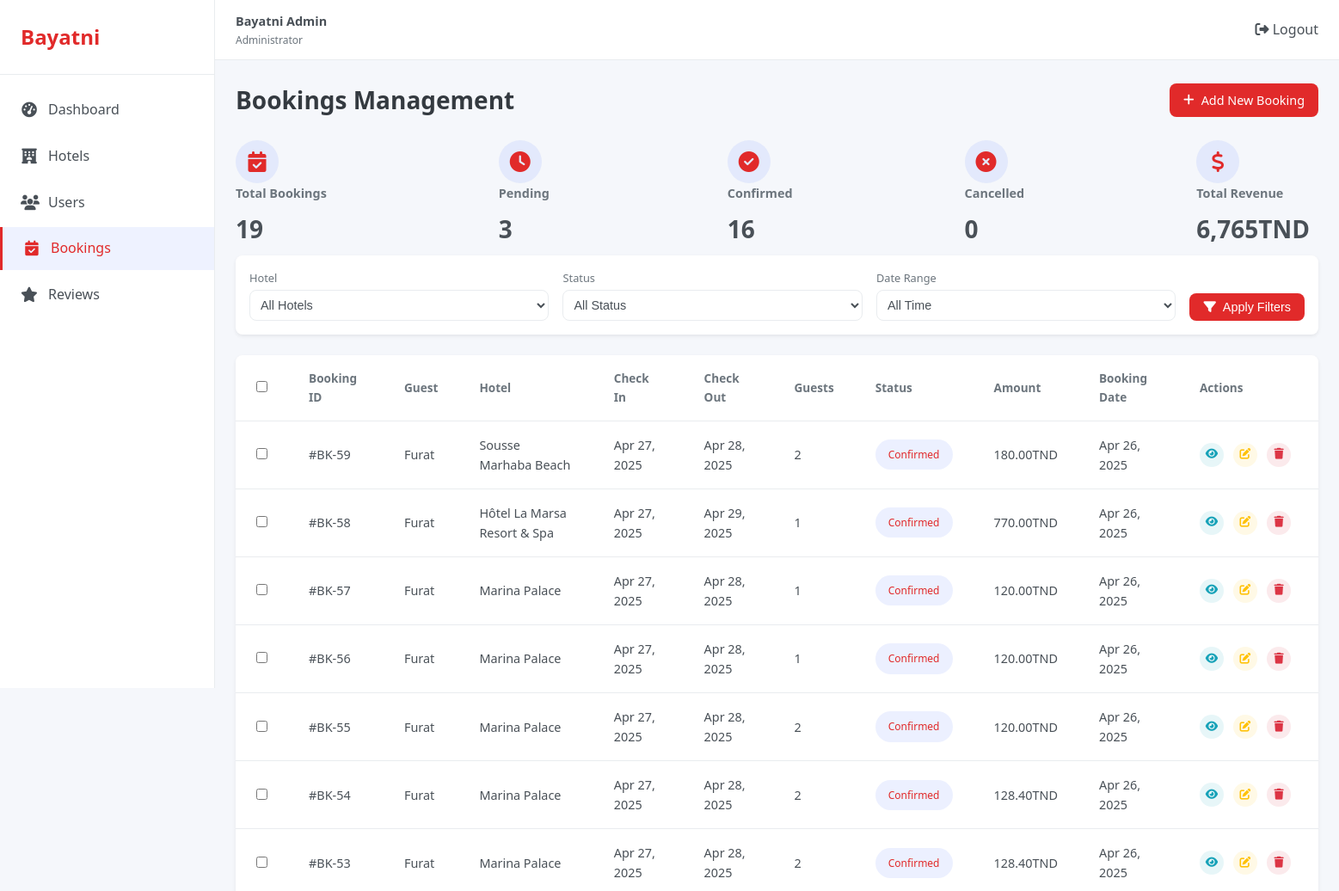
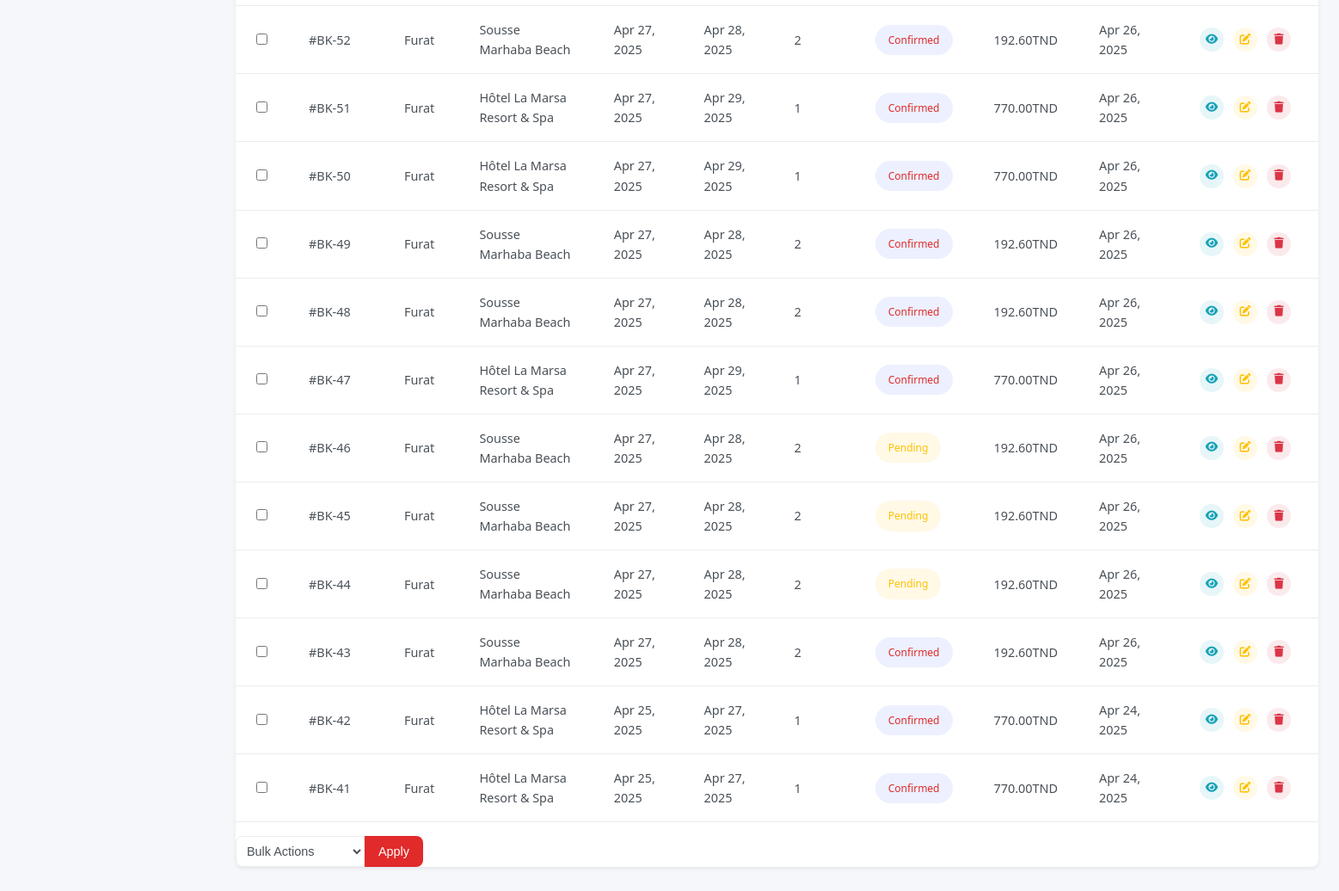
/admin/app/controllers/bookings/bookings.php (signed in), run on the app's committed database (2 pictures, top to bottom).
### tables this page shows
CREATE TABLE `bookings` (
  `id` int(11) NOT NULL,
  `user_id` int(11) NOT NULL,
  `hotel_id` int(11) NOT NULL,
  `check_in` date NOT NULL,
  `check_out` date NOT NULL,
  `guests` int(2) NOT NULL,
  `room_type` varchar(30) NOT NULL,
  `total_price` decimal(10,2) NOT NULL,
  `booking_date` timestamp NOT NULL DEFAULT current_timestamp(),
  `status` enum('confirmed','pending','cancelled','completed','no_show') NOT NULL DEFAULT 'confirmed',
  `completed_at` timestamp NULL DEFAULT NULL
);

CREATE TABLE `users` (
  `id` int(11) NOT NULL,
  `firstname` varchar(30) NOT NULL,
  `lastname` varchar(30) NOT NULL,
  `fullname` varchar(100) NOT NULL,
  `birthday` date NOT NULL,
  `email` varchar(100) NOT NULL,
  `status` enum('active','suspended') NOT NULL,
  `password` varchar(255) NOT NULL,
  `card_number` varchar(16) NOT NULL,
  `card_name` varchar(100) NOT NULL,
  `card_expire` varchar(5) NOT NULL,
  `card_cvc` varchar(4) NOT NULL,
  `created_at` timestamp NOT NULL DEFAULT current_timestamp(),
  `reset_token` varchar(64) NOT NULL,
  `token_expire` datetime NOT NULL
);

CREATE TABLE `hotels` (
  `id` int(11) NOT NULL,
  `title` varchar(100) NOT NULL,
  `location` varchar(100) NOT NULL,
  `price` decimal(10,2) NOT NULL,
  `rating` int(1) NOT NULL,
  `reviews_count` int(11) NOT NULL DEFAULT 0,
  `region` enum('tunis','hammamet','sousse','djerba','tabarka') NOT NULL,
  `image_url` varchar(255) NOT NULL,
  `features` varchar(255) DEFAULT NULL,
  `created_at` timestamp NOT NULL DEFAULT current_timestamp()
);

### admin/app/controllers/Bookings/bookings.php (the view, shortened to what this page needs)
<?php
require_once __DIR__ .'/../../../config/config.php';
$query = "SELECT b.id, b.check_in, b.check_out, b.guests, b.total_price, b.status, b.booking_date,
                 u.fullname as guest_name, h.title as hotel_name,
                 u.id as user_id, h.id as hotel_id
          FROM bookings b
          JOIN users u ON b.user_id = u.id
          JOIN hotels h ON b.hotel_id = h.id
          WHERE 1=1";
$query .= " ORDER BY b.booking_date DESC";
$result = $conn->query($query);
$bookings = [];
if ($result) {
    while ($row = $result->fetch_assoc()) {
        $bookings[] = $row;
    }
}
$totalBookingsQuery = "SELECT COUNT(*) as total FROM bookings";
$result = $conn->query($totalBookingsQuery);
$totalBookings = $result->fetch_assoc()['total'];
$pendingBookingsQuery = "SELECT COUNT(*) as total FROM bookings WHERE status = 'pending'";
$result = $conn->query($pendingBookingsQuery);
$pendingBookings = $result->fetch_assoc()['total'];
$confirmedBookingsQuery = "SELECT COUNT(*) as total FROM bookings WHERE status = 'confirmed'";
$result = $conn->query($confirmedBookingsQuery);
$confirmedBookings = $result->fetch_assoc()['total'];
$cancelledBookingsQuery = "SELECT COUNT(*) as total FROM bookings WHERE status = 'cancelled'";
$result = $conn->query($cancelledBookingsQuery);
$cancelledBookings = $result->fetch_assoc()['total'];
$totalRevenueQuery = "SELECT SUM(total_price) as total FROM bookings";
$result = $conn->query($totalRevenueQuery);
$totalRevenue = $result->fetch_assoc()['total'] ?? 0;
?>
<!DOCTYPE html>
<html lang="en">
<head>
    <link rel="stylesheet" href="../../../public/css/styles.css">
    <link rel="stylesheet" href="https://cdnjs.cloudflare.com/ajax/libs/font-awesome/6.4.0/css/all.min.css">
</head>
<body>
    <div class="dashboard">
    <?php include __DIR__ .'/../../../includes/sidebar.php'; ?>
        <main class="main-content">
        <?php include __DIR__ .'/../../../includes/header.php'; ?>
            <div class="dashboard-content" id="bookings">
                <div class="page-header">
                    <h1>Bookings Management</h1>
                    <a href="booking_add.php" class="primary-btn">
                        <i class="fas fa-plus"></i> Add New Booking
                    </a>
                </div>
                <div class="booking-stats">
                    <div class="booking-stat-card">
                        <div class="stat-icon">
                            <i class="fas fa-calendar-check"></i>
                        </div>
                        <div class="stat-details">
                            <h3 style="width:max-content;">Total Bookings</h3>
                            <h2><?php echo number_format($totalBookings); ?></h2>
                        </div>
                    </div>
                    <div class="booking-stat-card">
                        <div class="stat-icon pending">
                            <i class="fas fa-clock"></i>
                        </div>
                        <div class="stat-details">
                            <h3>Pending</h3>
                            <h2><?php echo number_format($pendingBookings); ?></h2>
                        </div>
                    </div>
                    <div class="booking-stat-card">
                        <div class="stat-icon confirmed">
                            <i class="fas fa-check-circle"></i>
                        </div>
                        <div class="stat-details">
                            <h3>Confirmed</h3>
                            <h2><?php echo number_format($confirmedBookings); ?></h2>
                        </div>
                    </div>
                    <div class="booking-stat-card">
                        <div class="stat-icon cancelled">
                            <i class="fas fa-times-circle"></i>
                        </div>
                        <div class="stat-details">
                            <h3>Cancelled</h3>
                            <h2><?php echo number_format($cancelledBookings); ?></h2>
                        </div>
                    </div>
                    <div class="booking-stat-card">
                        <div class="stat-icon revenue">
                            <i class="fas fa-dollar-sign"></i>
                        </div>
                        <div class="stat-details">
                            <h3>Total Revenue</h3>
                            <h2><?php echo number_format($totalRevenue, 0); ?>TND</h2>
                        </div>
                    </div>
                </div>
                <form action="bookings.php" method="GET" class="filter-section">
                    <div class="filter-group">
                        <label for="hotel-filter">Hotel</label>
                        <select id="hotel-filter" name="hotel_id">
                            <option value="">All Hotels</option>
                        </select>
                    </div>
                    <div class="filter-group">
                        <label for="status-filter">Status</label>
                        <select id="status-filter" name="status">
                            <option value="">All Status</option>
                        </select>
                    </div>
                    <div class="filter-group">
                        <label for="date-range">Date Range</label>
                        <select id="date-range" name="date_range">
                            <option value="">All Time</option>
                        </select>
                    </div>
                    <button type="submit" class="filter-btn">
                        <i class="fas fa-filter"></i> Apply Filters
                    </button>
                </form>
                <div class="table-card">
                    <div class="table-responsive">
                        <table class="data-table">
                            <thead>
                                <tr>
                                    <th>
                                        <input type="checkbox" id="select-all">
                                    </th>
                                    <th>Booking ID</th>
                                    <th>Guest</th>
                                    <th>Hotel</th>
                                    <th>Check In</th>
                                    <th>Check Out</th>
                                    <th>Guests</th>
                                    <th>Status</th>
                                    <th>Amount</th>
                                    <th>Booking Date</th>
                                    <th>Actions</th>
                                </tr>
                            </thead>
                            <tbody>
                                <?php foreach ($bookings as $booking): ?>
                                <tr>
                                    <td><input type="checkbox" class="booking-select"></td>
                                    <td>#BK-<?php echo $booking['id']; ?></td>
                                    <td>
                                        <div class="user-info-cell">
                                            <span><?php echo htmlspecialchars($booking['guest_name']); ?></span>
                                        </div>
                                    </td>
                                    <td><?php echo htmlspecialchars($booking['hotel_name']); ?></td>
                                    <td><?php echo date('M d, Y', strtotime($booking['check_in'])); ?></td>
                                    <td><?php echo date('M d, Y', strtotime($booking['check_out'])); ?></td>
                                    <td><?php echo $booking['guests']; ?></td>
                                    <td><span class="status-badge <?php echo strtolower($booking['status']); ?>"><?php echo ucfirst($booking['status']); ?></span></td>
                                    <td style="width:max-content;"><?php echo number_format($booking['total_price'], 2); ?>TND</td>
                                    <td><?php echo date('M d, Y', strtotime($booking['booking_date'])); ?></td>
                                    <td>
                                        <div class="action-buttons">
                                            <a href="booking_view.php?id=<?php echo $booking['id']; ?>" class="action-btn view-btn"><i class="fas fa-eye"></i></a>
                                            <a href="booking_edit.php?id=<?php echo $booking['id']; ?>" class="action-btn edit-btn"><i class="fas fa-edit"></i></a>
                                            <a href="bookings.php?action=delete&id=<?php echo $booking['id']; ?>" class="action-btn delete-btn" onclick="return confirm('Are you sure you want to delete this booking?');"><i class="fas fa-trash"></i></a>
                                        </div>
                                    </td>
                                </tr>
                                <?php endforeach; ?>
                            </tbody>
                        </table>
                        <div class="bulk-actions">
                            <select id="bulk-action">
                                <option value="">Bulk Actions</option>
                            </select>
                        <button class="apply-btn">Apply</button>
                </div>
                    </div>
                </div>
            </div>
        </main>
    </div>
</body>
</html>

### data on the page
bookings: id "59", user.fullname "Furat", hotel.title "Sousse Marhaba Beach", check_in "Apr 27, 2025", check_out "Apr 28, 2025", guests "2", status "Confirmed", total_price "180.00", booking_date "Apr 26, 2025"
bookings: id "58", user.fullname "Furat", hotel.title "Hôtel La Marsa Resort & Spa", check_in "Apr 27, 2025", check_out "Apr 29, 2025", guests "1", status "Confirmed", total_price "770.00", booking_date "Apr 26, 2025"
bookings: id "57", user.fullname "Furat", hotel.title "Marina Palace", check_in "Apr 27, 2025", check_out "Apr 28, 2025", guests "1", status "Confirmed", total_price "120.00", booking_date "Apr 26, 2025"
bookings: id "56", user.fullname "Furat", hotel.title "Marina Palace", check_in "Apr 27, 2025", check_out "Apr 28, 2025", guests "1", status "Confirmed", total_price "120.00", booking_date "Apr 26, 2025"
bookings: id "55", user.fullname "Furat", hotel.title "Marina Palace", check_in "Apr 27, 2025", check_out "Apr 28, 2025", guests "2", status "Confirmed", total_price "120.00", booking_date "Apr 26, 2025"
bookings: id "54", user.fullname "Furat", hotel.title "Marina Palace", check_in "Apr 27, 2025", check_out "Apr 28, 2025", guests "2", status "Confirmed", total_price "128.40", booking_date "Apr 26, 2025"
bookings: id "53", user.fullname "Furat", hotel.title "Marina Palace", check_in "Apr 27, 2025", check_out "Apr 28, 2025", guests "2", status "Confirmed", total_price "128.40", booking_date "Apr 26, 2025"
bookings: id "52", user.fullname "Furat", hotel.title "Sousse Marhaba Beach", check_in "Apr 27, 2025", check_out "Apr 28, 2025", guests "2", status "Confirmed", total_price "192.60", booking_date "Apr 26, 2025"
bookings: id "51", user.fullname "Furat", hotel.title "Hôtel La Marsa Resort & Spa", check_in "Apr 27, 2025", check_out "Apr 29, 2025", guests "1", status "Confirmed", total_price "770.00", booking_date "Apr 26, 2025"
bookings: id "50", user.fullname "Furat", hotel.title "Hôtel La Marsa Resort & Spa", check_in "Apr 27, 2025", check_out "Apr 29, 2025", guests "1", status "Confirmed", total_price "770.00", booking_date "Apr 26, 2025"
bookings: id "49", user.fullname "Furat", hotel.title "Sousse Marhaba Beach", check_in "Apr 27, 2025", check_out "Apr 28, 2025", guests "2", status "Confirmed", total_price "192.60", booking_date "Apr 26, 2025"
bookings: id "48", user.fullname "Furat", hotel.title "Sousse Marhaba Beach", check_in "Apr 27, 2025", check_out "Apr 28, 2025", guests "2", status "Confirmed", total_price "192.60", booking_date "Apr 26, 2025"
bookings: id "47", user.fullname "Furat", hotel.title "Hôtel La Marsa Resort & Spa", check_in "Apr 27, 2025", check_out "Apr 29, 2025", guests "1", status "Confirmed", total_price "770.00", booking_date "Apr 26, 2025"
bookings: id "46", user.fullname "Furat", hotel.title "Sousse Marhaba Beach", check_in "Apr 27, 2025", check_out "Apr 28, 2025", guests "2", status "Pending", total_price "192.60", booking_date "Apr 26, 2025"
bookings: id "45", user.fullname "Furat", hotel.title "Sousse Marhaba Beach", check_in "Apr 27, 2025", check_out "Apr 28, 2025", guests "2", status "Pending", total_price "192.60", booking_date "Apr 26, 2025"
bookings: id "44", user.fullname "Furat", hotel.title "Sousse Marhaba Beach", check_in "Apr 27, 2025", check_out "Apr 28, 2025", guests "2", status "Pending", total_price "192.60", booking_date "Apr 26, 2025"
bookings: id "43", user.fullname "Furat", hotel.title "Sousse Marhaba Beach", check_in "Apr 27, 2025", check_out "Apr 28, 2025", guests "2", status "Confirmed", total_price "192.60", booking_date "Apr 26, 2025"
bookings: id "42", user.fullname "Furat", hotel.title "Hôtel La Marsa Resort & Spa", check_in "Apr 25, 2025", check_out "Apr 27, 2025", guests "1", status "Confirmed", total_price "770.00", booking_date "Apr 24, 2025"
bookings: id "41", user.fullname "Furat", hotel.title "Hôtel La Marsa Resort & Spa", check_in "Apr 25, 2025", check_out "Apr 27, 2025", guests "1", status "Confirmed", total_price "770.00", booking_date "Apr 24, 2025"

### other printed values
$totalBookings "19"
$pendingBookings "3"
$confirmedBookings "16"
$cancelledBookings "0"
$totalRevenue "6,765"
